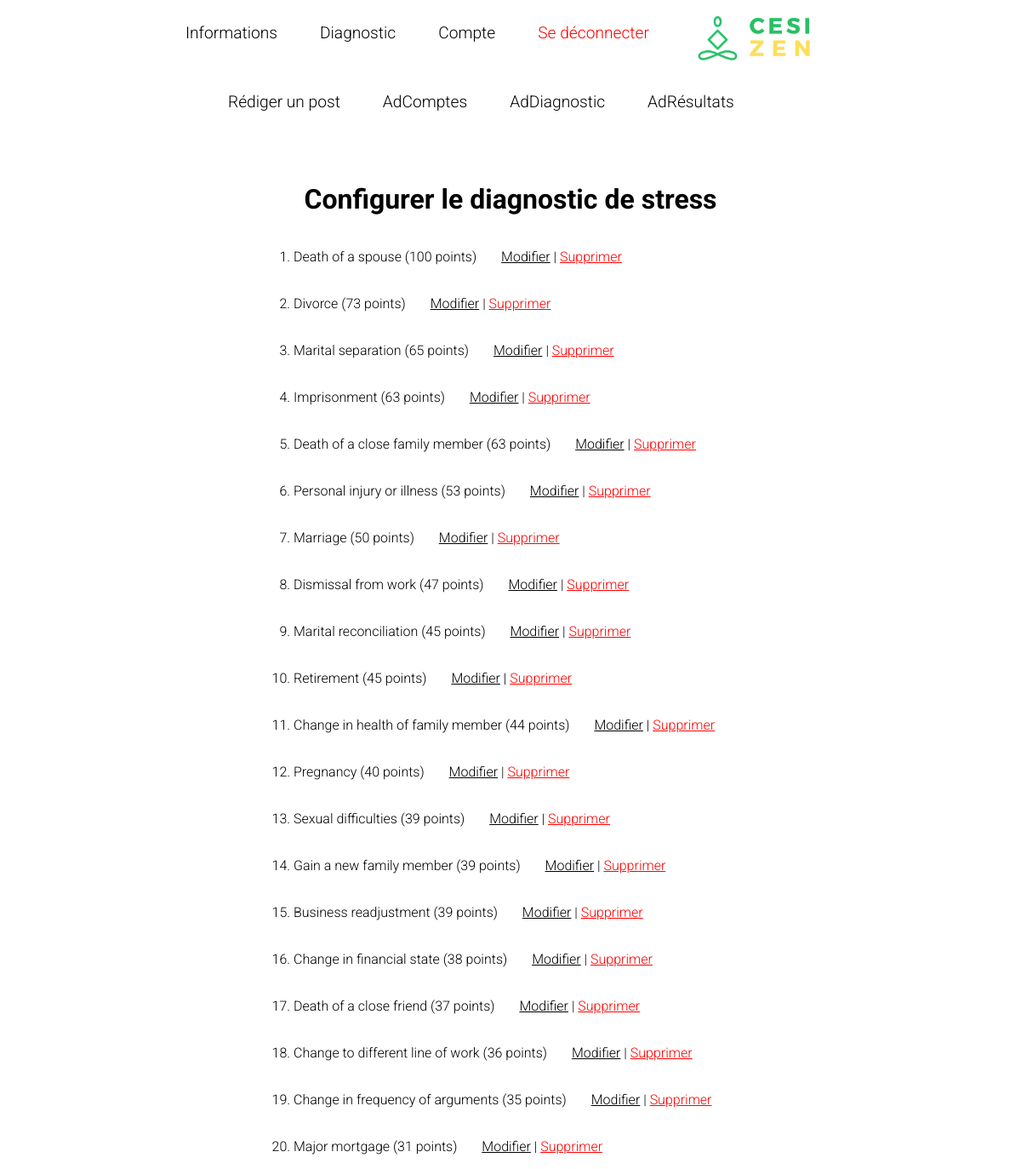
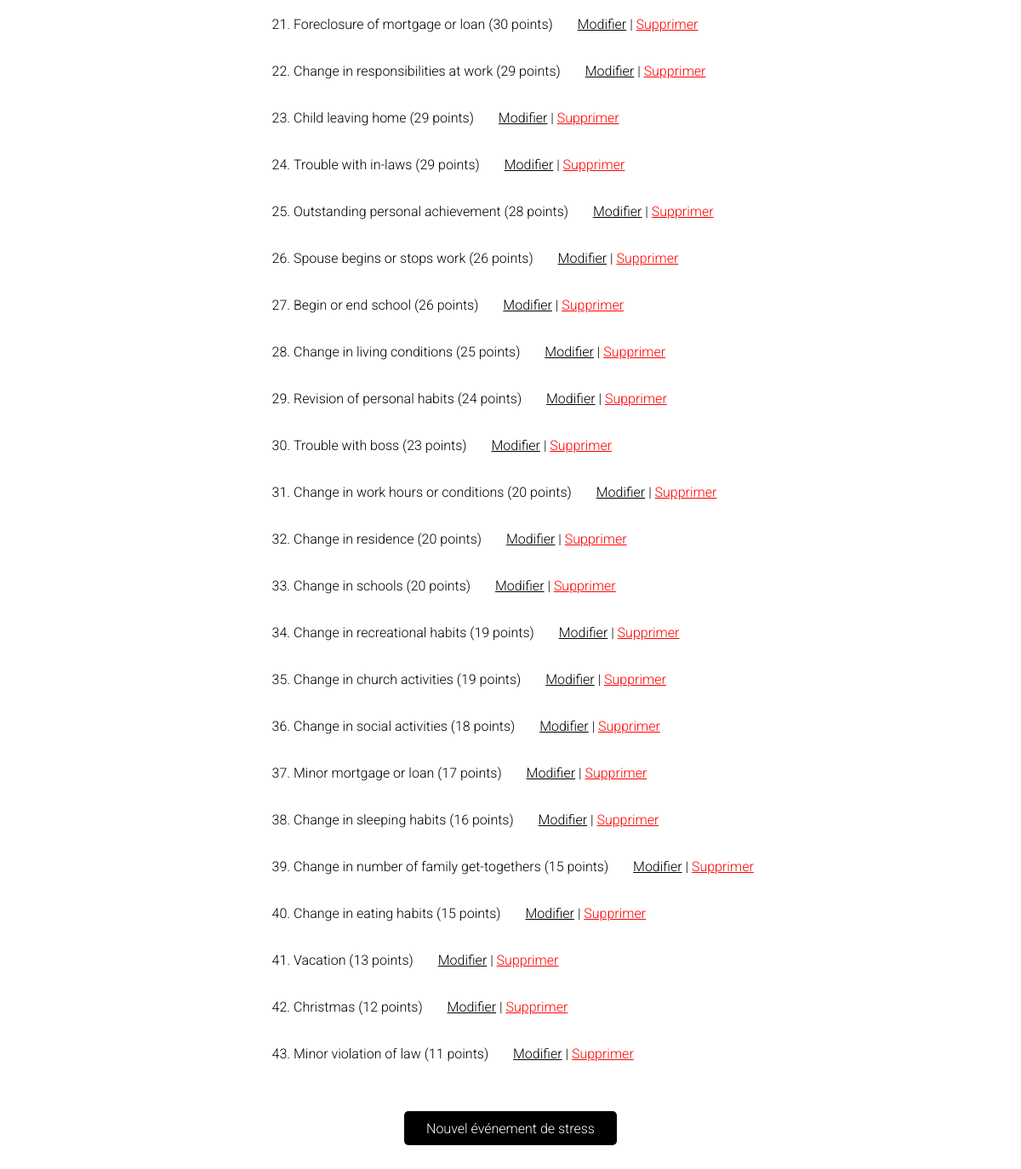
The page /administration/stress-events/ (signed in) on the database its author committed (2 pictures, top to bottom).
### cesizenapp/models.py (models this page shows)
class StressEvent(models.Model):
    description = models.CharField(max_length=255)
    score = models.PositiveIntegerField()

### cesizenapp/views.py (the view)
# urls.py: path('administration/stress-events/', views.stress_event_list, name='stress_event_list'),
@user_passes_test(admin_check)
def stress_event_list(request):
    events = StressEvent.objects.all()
    return render(request, 'stress_event_list.html', {'events': events})

### cesizenapp/views.py (called while the page is built)
def admin_check(user):
    return user.is_superuser

### cesizenapp/templates/stress_event_list.html (shortened to what this page needs)
<!DOCTYPE html>
<html lang="en">
<head>
</head>
<body>
{% include 'navigationMenu.html' %}
<h1 style="width: 100%; justify-content: center; margin-left: auto; margin-right: auto; display: flex; margin-top: 65px;">
    Configurer le diagnostic de stress </h1>
<ol style="justify-content: center; margin-left: auto; margin-right: auto; display: flex; width: 550px; flex-wrap: wrap; line-height: 55px;">
    {% for event in events %}
        <li style="width: 100%;">
            {{ event.description }} ({{ event.score }} points)
            <a href="{% url 'cesizenapp:stress_event_edit' event.id %}" style="color: black; margin-left: 25px; ">Modifier</a> |
            <form method="post" action="{% url 'cesizenapp:stress_event_delete' event.id %}" style="display: inline;">
                <button type="submit"
                        style="background: none; border: none; color: red; text-decoration: underline; cursor: pointer; padding: 0; font: inherit;"
                        onclick="return confirm('Êtes-vous sûr·e de vouloir supprimer cet événement de stress ?');">
                    Supprimer
                </button>
            </form>
        </li>
    {% endfor %}
</ol>
<a href="{% url 'cesizenapp:stress_event_create' %}"
   style="text-decoration: none; align-items: center; text-align: center; margin-left: auto; margin-right: auto; display: flex; justify-content: center; margin-top: 40px; margin-bottom: 50px; background-color: black; color: white; font-size: 100%; width: 250px; height: 40px; border:none; border-radius: 5px">
    Nouvel événement de stress
</a>
</body>
</html>

### cesizenapp/templates/navigationMenu.html (style rules this page uses)
body { font-family: 'Roboto', sans-serif; font-weight: 300; }

### rows shown on the page
StressEvent: description "Death of a spouse", score "100"
StressEvent: description "Divorce", score "73"
StressEvent: description "Marital separation", score "65"
StressEvent: description "Imprisonment", score "63"
StressEvent: description "Death of a close family member", score "63"
StressEvent: description "Personal injury or illness", score "53"
StressEvent: description "Marriage", score "50"
StressEvent: description "Dismissal from work", score "47"
StressEvent: description "Marital reconciliation", score "45"
StressEvent: description "Retirement", score "45"
StressEvent: description "Change in health of family member", score "44"
StressEvent: description "Pregnancy", score "40"
StressEvent: description "Sexual difficulties", score "39"
StressEvent: description "Gain a new family member", score "39"
StressEvent: description "Business readjustment", score "39"
StressEvent: description "Change in financial state", score "38"
StressEvent: description "Death of a close friend", score "37"
StressEvent: description "Change to different line of work", score "36"
StressEvent: description "Change in frequency of arguments", score "35"
StressEvent: description "Major mortgage", score "31"
StressEvent: description "Foreclosure of mortgage or loan", score "30"
StressEvent: description "Change in responsibilities at work", score "29"
StressEvent: description "Child leaving home", score "29"
StressEvent: description "Trouble with in-laws", score "29"
StressEvent: description "Outstanding personal achievement", score "28"
StressEvent: description "Spouse begins or stops work", score "26"
StressEvent: description "Begin or end school", score "26"
StressEvent: description "Change in living conditions", score "25"
StressEvent: description "Revision of personal habits", score "24"
StressEvent: description "Trouble with boss", score "23"
StressEvent: description "Change in work hours or conditions", score "20"
StressEvent: description "Change in residence", score "20"
StressEvent: description "Change in schools", score "20"
StressEvent: description "Change in recreational habits", score "19"
StressEvent: description "Change in church activities", score "19"
StressEvent: description "Change in social activities", score "18"
StressEvent: description "Minor mortgage or loan", score "17"
StressEvent: description "Change in sleeping habits", score "16"
StressEvent: description "Change in number of family get-togethers", score "15"
StressEvent: description "Change in eating habits", score "15"
StressEvent: description "Vacation", score "13"
StressEvent: description "Christmas", score "12"
StressEvent: description "Minor violation of law", score "11"
